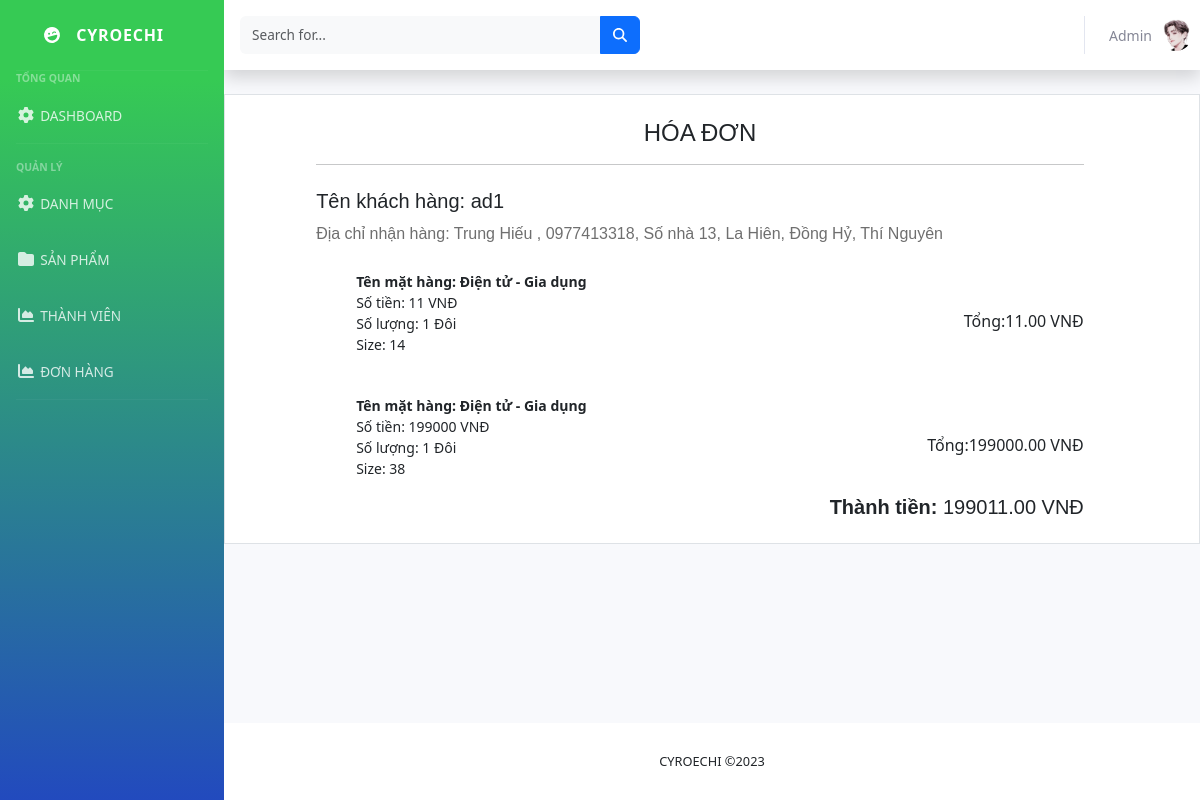
/viewmanageorder/?id=68, run on the app's committed database.
### app/models.py (models this page shows, shortened)
class Order(models.Model):
    customer = models.ForeignKey(User, on_delete=models.SET_NULL, null=True, blank=True)
    address = models.ForeignKey(Adress, on_delete=models.SET_NULL, null=True, blank=True)
    date_order = models.DateTimeField(auto_now_add=True)
    complete = models.BooleanField(default=False, null=True, blank=False)
    transaction_id = models.CharField(max_length=200, null=True)

class Adress(models.Model):
    customer = models.ForeignKey(User, on_delete=models.SET_NULL, null=True, blank=True)
    name_user = models.CharField(max_length=200, null=True)
    adress = models.CharField(max_length=200, null=True)
    city = models.CharField(max_length=200, null=True)
    mobile = models.CharField(max_length=200, null=True)
    district = models.CharField(max_length=200, null=True)
    commune = models.CharField(max_length=200, null=True)
    date_added = models.DateTimeField(auto_now_add=True)

class OrderItem(models.Model):
    product = models.ForeignKey(Product, on_delete=models.SET_NULL, null=True, blank=True)
    order = models.ForeignKey(Order, on_delete=models.SET_NULL, null=True, blank=True)
    quantity = models.IntegerField(default=0, null=True, blank=True)
    size = models.IntegerField(default=0,null=True, blank=True)
    total = models.FloatField(default=0)
    date_added = models.DateTimeField(auto_now_add=True)

class Product(models.Model):
    name = models.CharField(max_length=200, null=True)
    category = models.ManyToManyField(Category, related_name='product_category')
    price = models.IntegerField(default=0)
    price_sale = models.DecimalField(max_digits=10, decimal_places=2, default=0.0)
    describe = models.CharField(max_length=300, null=True)
    digital = models.BooleanField(default=False, null=True, blank=False)
    image = models.ImageField(null=True, blank=True)
    unit = models.CharField(max_length=50, null=True, blank=True)
    @property
    def ImageURL(self):
        try:
            url = self.image.url
        except:
            url = ''
        return url

### app/python/admin/viewmanage_order.py (the view)
# urls.py: path('viewmanageorder/', views.viewmanageorder, name="viewmanageorder"),
def viewmanageorder(request):
    id = request.GET.get('id', '')
    order =  get_object_or_404(Order, id=id)
    print('id order: ')
    print(id)
    order_items = {}
    total = 0
    items = OrderItem.objects.filter(order=order)
    order_items[order] = items
    total_order_amount = 0
    for item in items:
        total += item.total
    context={'order': order,
             'order_items': order_items,
             'items': items,
             'total': total,
             }
    return render(request, 'admin/view_order.html', context)

### app/templates/admin/view_order.html (shortened to what this page needs)
{% extends 'admin/manage.html' %}
{% load static %}
{% block viewmanageorder %}
    <div class="container align-items-center bg-white border">
        <div class="row" style="width:100%">
            <div class="col-md-1"></div>
            <div class="col-md-10 pt-4 mb-3">
                <h4 class="text-center">HÓA ĐƠN</h4>
                <hr>
                <div class="box-element pt-2" id="form-wrapper">
                    <div id="shipping-info">
                        <h5>Tên khách hàng: {{ order.customer.username }}</h5>
                        <p>Địa chỉ nhận hàng:
                            <span>{{ order.address.name_user }}</span> ,
                            <span>{{ order.address.mobile }}</span>,
                            <span>{{ order.address.adress }}</span>,
                            <span>{{ order.address.commune }}</span>,
                            <span>{{ order.address.district }}</span>,
                            <span>{{ order.address.city }}</span>
                        </p>
                    </div>
                    {% for item in items %}
                        <div style="border: black 1px" class="d-flex mt-4 justify-content-md-between">
                            <div class="d-flex">
                                <div class="ml-2">
                                    <ul style="list-style: none; font-size: 14px;">
                                        <li class=""><b>Tên mặt hàng: {{ item.product.name }}</b></li>
                                        <li class="">Số tiền: {{ item.product.price }} VNĐ</li>
                                        <li class="">Số lượng: {{ item.quantity }} Đôi</li>
                                        <li class="">Size: {{ item.size }} </li>
                                    </ul>
                                </div>
                            </div>
                            <div class="d-flex justify-content-center align-items-center">
                                Tổng:{{ item.total | floatformat:2 }} VNĐ
                            </div>
                        </div>
                    {% endfor %}
                    <div class="d-flex flex-column float-right">
                        <div class="float-right text-lg-right">
                            <h5><b>Thành tiền:</b> {{ total|floatformat:2 }} VNĐ</h5>
                        </div>
                    </div>
                </div>
            </div>
            <div class="col-md-1"></div>
        </div>
    </div>
{% endblock viewmanageorder %}

### app/static/app/css/style.css (style rules this page uses)
html, body { height: 100%; font-family: "Cairo", sans-serif; -webkit-font-smoothing: antialiased; font-smoothing: antialiased; }
h1, h2, h3, h4, h5, h6 { margin: 0; color: #111111; font-weight: 400; font-family: "Cairo", sans-serif; }
h4 { font-size: 24px; }
h5 { font-size: 20px; }
p { font-size: 16px; font-family: "Cairo", sans-serif; color: #6f6f6f; font-weight: 400; line-height: 26px; margin: 0 0 15px 0; }
ul, ol { padding: 0; margin: 0; }
@media only screen and (min-width: 1200px) { .container { max-width: 1170px; } }

### data on the page
Order: customer.username "ad1", address.name_user "Trung Hiếu", address.mobile "0977413318", address.adress "Số nhà 13", address.commune "La Hiên", address.district "Đồng Hỷ", address.city "Thí Nguyên"
OrderItem: product.name "Điện tử - Gia dụng", product.price "11", quantity "1", size "14", total "11.00"
OrderItem: product.name "Điện tử - Gia dụng", product.price "199000", quantity "1", size "38", total "199000.00"

### other printed values
{{ total|floatformat:2 }} "199011.00"
